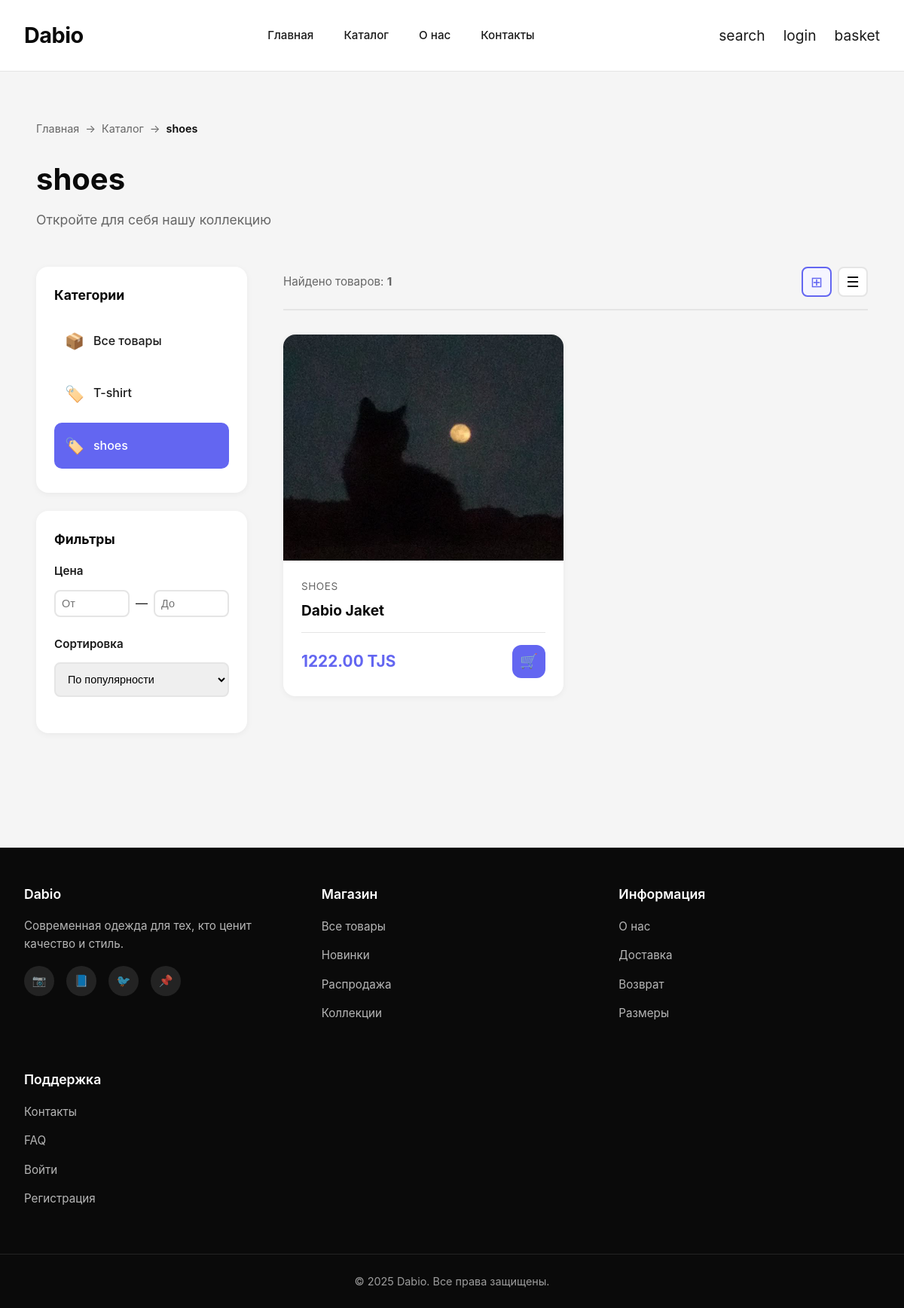
The app's page /catalog/shoes/ with its own data.
### main/models.py (models this page shows, shortened)
class Category(models.Model):
    name = models.CharField(max_length=100)
    slug = models.CharField(max_length=100, unique=True)

class Product(models.Model):
    name = models.CharField(max_length=100)
    slug = models.CharField(max_length=100, unique=True)
    category = models.ForeignKey(Category, on_delete=models.CASCADE,
                                related_name='products')
    color = models.CharField(max_length=100)
    price = models.DecimalField(max_digits=10, decimal_places=2)
    descriptions = models.TextField(blank=True)
    main_image = models.ImageField(upload_to='products/main/')
    created_at = models.DateTimeField(auto_now_add=True)
    updated_at = models.DateField(auto_now=True)
    available = models.BooleanField(default=True)

### main/views.py (the view)
# urls.py: path('catalog/', views.product_list, name='product_list'),
def product_list(request, category_slug = None):
    page = request.GET.get('page', 1)
    category =None
    categories = Category.objects.all()
    products = Product.objects.filter(available=True)
    if category_slug:
        paginator = Paginator(products.filter(category=category), 1)
        category = get_object_or_404(Category, slug=category_slug)
        products = products.filter(category=category)
        current_page = paginator.page(int(page))
    paginator = Paginator(products, 9)
    current_page = paginator.page(int(page))
    return render(request,
                  'main/product/list.html',
                  {"category" : category,
                  "categories" : categories,
                  "products" : current_page,
                  "slug_url" : category_slug})

### templates/main/product/list.html (shortened to what this page needs)
{% extends 'main/base.html' %}
{% block content %}
<div class="catalog-container">
    <div class="catalog-header">
        <div class="breadcrumbs">
            <a href="/">Главная</a>
            <span>→</span>
            <a href="{% url 'main:product_list' %}">Каталог</a>
            {% if categories %}
                <span>→</span>
                <span class="current">{{ category.name }}</span>
            {% endif %}
        </div>
        <div class="catalog-title">
            <h1>{% if category %}{{ category.name }}{% else %}Все товары{% endif %}</h1>
            <p class="catalog-subtitle">
                {% if category %}
                    {{ category.description|default:"Откройте для себя нашу коллекцию" }}
                {% else %}
                    Полная коллекция современной одежды Dabio
                {% endif %}
            </p>
        </div>
    </div>
    <div class="catalog-layout">
        <aside class="catalog-sidebar">
            <div class="sidebar-section">
                <h3>Категории</h3>
                <ul class="category-list">
                    <li {% if not category %}class="selected"{% endif %}>
                        <a href="{% url 'main:product_list' %}" class="category-link {% if not category %}active{% endif %}">
                            <span class="category-icon">📦</span>
                            <span>Все товары</span>
                        </a>
                    </li>
                    {% for c in categories %}
                        <li {% if category and category.slug == c.slug %}class="selected"{% endif %}>
                            <a href="{{ c.get_absolute_url }}" class="category-link {% if category and category.slug == c.slug %}active{% endif %}">
                                <span class="category-icon">🏷️</span>
                                <span>{{ c.name }}</span>
                            </a>
                        </li>
                    {% endfor %}
                </ul>
            </div>
            <div class="sidebar-section">
                <h3 class="sidebar-title">Фильтры</h3>
                <div class="filter-group">
                    <h4 class="filter-title">Цена</h4>
                    <div class="price-inputs">
                        <input type="number" placeholder="От" class="price-input">
                        <span>—</span>
                        <input type="number" placeholder="До" class="price-input">
                    </div>
                </div>
                <div class="filter-group">
                    <h4 class="filter-title">Сортировка</h4>
                    <select class="filter-select">
                        <option>По популярности</option>
                    </select>
                </div>
            </div>
        </aside>
        <div class="products-content">
            <div class="products-header">
                <p class="products-count">
                    Найдено товаров: <strong>{{ products|length }}</strong>
                </p>
                <div class="view-toggle">
                    <button class="view-btn active" data-view="grid">
                        <span>⊞</span>
                    </button>
                    <button class="view-btn" data-view="list">
                        <span>☰</span>
                    </button>
                </div>
            </div>
            {% if products %}
            <div class="products-grid" id="productsGrid">
                {% for product in products %}
                <div class="product-card">
                    <a href="{% url 'main:product_detail' product.slug %}" class="product-link">
                        <div class="product-image">
                            {% if product.main_image %}
                                <img src="{{ product.main_image.url }}" alt="{{ product.name }}">
                            {% elif product.image %}
                                <img src="{{ product.image.url }}" alt="{{ product.name }}">
                            {% else %}
                                <div class="product-placeholder">
                                    <span>👕</span>
                                </div>
                            {% endif %}
                        </div>
                        <div class="product-info">
                            <p class="product-category">{{ product.category.name }}</p>
                            <h3 class="product-name">{{ product.name }}</h3>
                            <div class="product-footer">
                                <div class="product-price">
                                    {% if product.discount %}
                                        <span class="price-old">{{ product.price }} TJS</span>
                                        <span class="price-current">{{ product.discounted_price }} TJS</span>
                                    {% else %}
                                        <span class="price-current">{{ product.price }} TJS</span>
                                    {% endif %}
                                </div>
                                <button class="btn-add-cart" onclick="addToCart(event, {{ product.id }})">
                                    🛒
                                </button>
                            </div>
                        </div>
                    </a>
                </div>
                {% endfor %}
            </div>
            {% endif %}
        </div>
    </div>
</div>
{% endblock %}

### templates/main/base.html (style rules this page uses)
* { margin: 0; padding: 0; box-sizing: border-box; }
:root { --primary: #0a0a0a; --secondary: #f5f5f5; --accent: #6366f1; --text: #1a1a1a; --text-light: #666; --border: #e5e5e5; }
body { font-family: -apple-system, BlinkMacSystemFont, 'Segoe UI', Roboto, 'Helvetica Neue', Arial, sans-serif; background: var(--secondary); color: var(--text); line-height: 1.6; }

### templates/main/product/list.html (style rules this page uses)
.catalog-container { max-width: 1400px; margin: 0 auto; padding: 2rem 1rem; }
.catalog-header { margin-bottom: 3rem; }
.breadcrumbs { display: flex; align-items: center; gap: 0.5rem; margin-bottom: 1.5rem; font-size: 0.9rem; color: #666; }
.breadcrumbs a { color: #666; text-decoration: none; transition: color 0.3s; }
.breadcrumbs .current { color: #0a0a0a; font-weight: 600; }
.catalog-title h1 { font-size: 2.5rem; font-weight: 700; color: #0a0a0a; margin-bottom: 0.5rem; }
.catalog-subtitle { font-size: 1.1rem; color: #666; }
.catalog-layout { display: grid; grid-template-columns: 280px 1fr; gap: 3rem; }
.catalog-sidebar { position: sticky; top: 100px; height: fit-content; }
.sidebar-section { background: white; border-radius: 16px; padding: 1.5rem; margin-bottom: 1.5rem; box-shadow: 0 2px 8px rgba(0,0,0,0.05); }
.sidebar-section h3 { font-size: 1.1rem; font-weight: 700; color: #0a0a0a; margin-bottom: 1rem; }
.sidebar-title { font-size: 1.1rem; font-weight: 700; color: #0a0a0a; margin-bottom: 1rem; }
.category-list { list-style: none; padding: 0; margin: 0; }
.category-list li { margin-bottom: 0.5rem; }
.category-link { display: flex; align-items: center; gap: 0.75rem; padding: 0.875rem; border-radius: 10px; text-decoration: none; color: #1a1a1a; transition: all 0.3s; font-weight: 500; }
.category-link.active { background: #6366f1; color: white; }
.category-icon { font-size: 1.3rem; }
.filter-group { margin-bottom: 1.5rem; }
.filter-title { font-size: 0.95rem; font-weight: 600; color: #1a1a1a; margin-bottom: 0.75rem; }
.price-inputs { display: flex; align-items: center; gap: 0.5rem; }
.price-input { width: 100%; padding: 0.5rem; border: 2px solid #e5e5e5; border-radius: 8px; font-size: 0.9rem; }
.filter-select { width: 100%; padding: 0.75rem; border: 2px solid #e5e5e5; border-radius: 8px; font-size: 0.9rem; cursor: pointer; }
.products-header { display: flex; justify-content: space-between; align-items: center; margin-bottom: 2rem; padding-bottom: 1rem; border-bottom: 2px solid #e5e5e5; }
.products-count { color: #666; font-size: 0.95rem; }
.view-toggle { display: flex; gap: 0.5rem; }
.view-btn { width: 40px; height: 40px; border: 2px solid #e5e5e5; background: white; border-radius: 8px; cursor: pointer; font-size: 1.2rem; transition: all 0.3s; }
.view-btn:hover, .view-btn.active { border-color: #6366f1; color: #6366f1; background: #f5f5ff; }
.products-grid { display: grid; grid-template-columns: repeat(auto-fill, minmax(280px, 1fr)); gap: 2rem; }
.product-card { background: white; border-radius: 16px; overflow: hidden; transition: all 0.3s; box-shadow: 0 2px 8px rgba(0,0,0,0.05); }
.product-link { text-decoration: none; color: inherit; }
.product-image { position: relative; width: 100%; height: 300px; background: #f5f5f5; overflow: hidden; }
.product-image img { width: 100%; height: 100%; object-fit: cover; transition: transform 0.3s; }
.product-info { padding: 1.5rem; }
.product-category { font-size: 0.85rem; color: #666; margin-bottom: 0.5rem; text-transform: uppercase; letter-spacing: 0.5px; }
.product-name { font-size: 1.2rem; font-weight: 700; color: #0a0a0a; margin-bottom: 0.5rem; line-height: 1.3; }
.product-footer { display: flex; justify-content: space-between; align-items: center; padding-top: 1rem; border-top: 1px solid #e5e5e5; }
.product-price { display: flex; flex-direction: column; gap: 0.25rem; }
.price-current { font-size: 1.3rem; font-weight: 700; color: #6366f1; }
.btn-add-cart { width: 44px; height: 44px; border-radius: 12px; border: none; background: #6366f1; color: white; font-size: 1.2rem; cursor: pointer; transition: all 0.3s; }

### records on screen
Category: name "shoes"
Category: name "T-shirt"
Product: main_image (picture), category.name "SHOES", name "Dabio Jaket", price "1222.00"

### other values on screen
{{ category.description|default:"Откройте для себя нашу коллекцию" }} "Откройте для себя нашу коллекцию"
{{ products|length }} "1"
